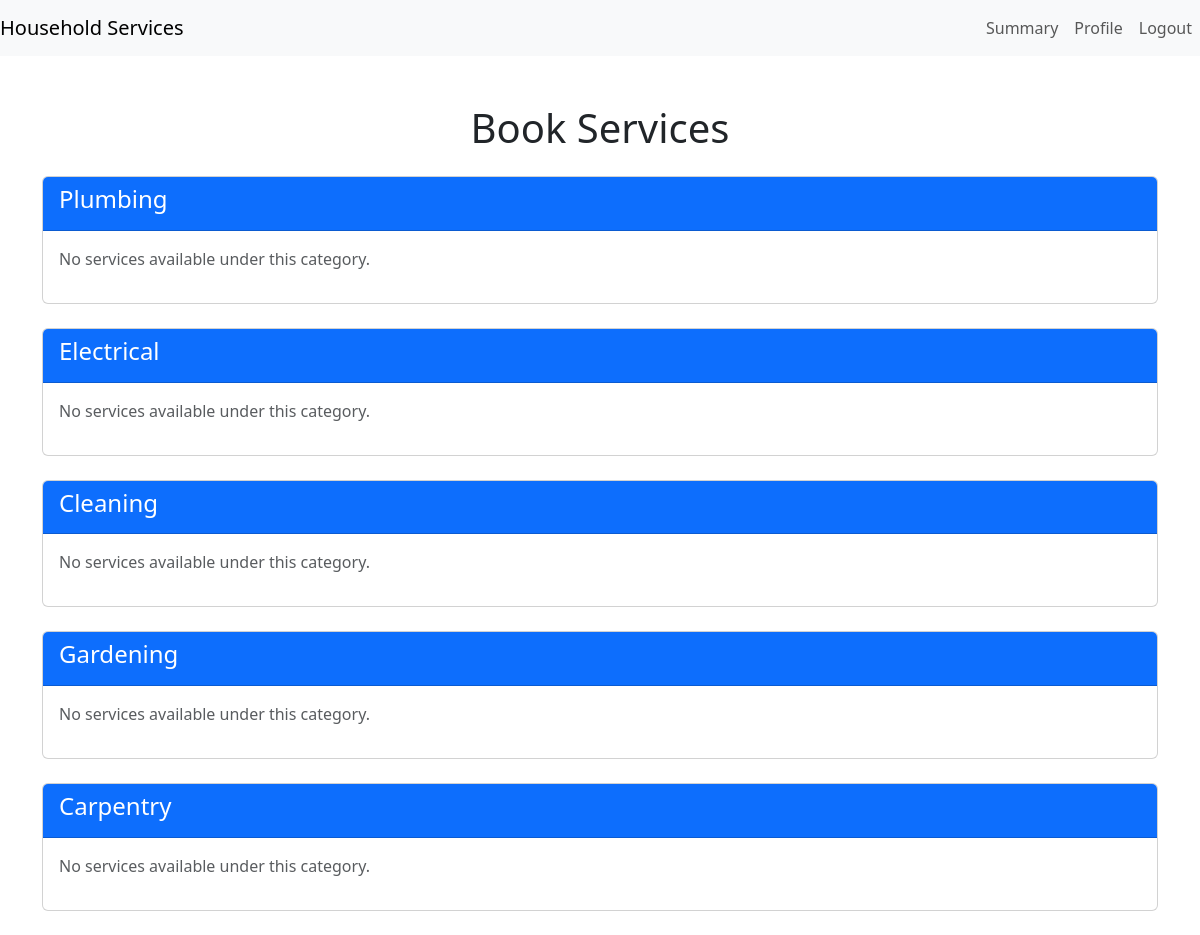
Before: /book-services (signed in) with the older database file.
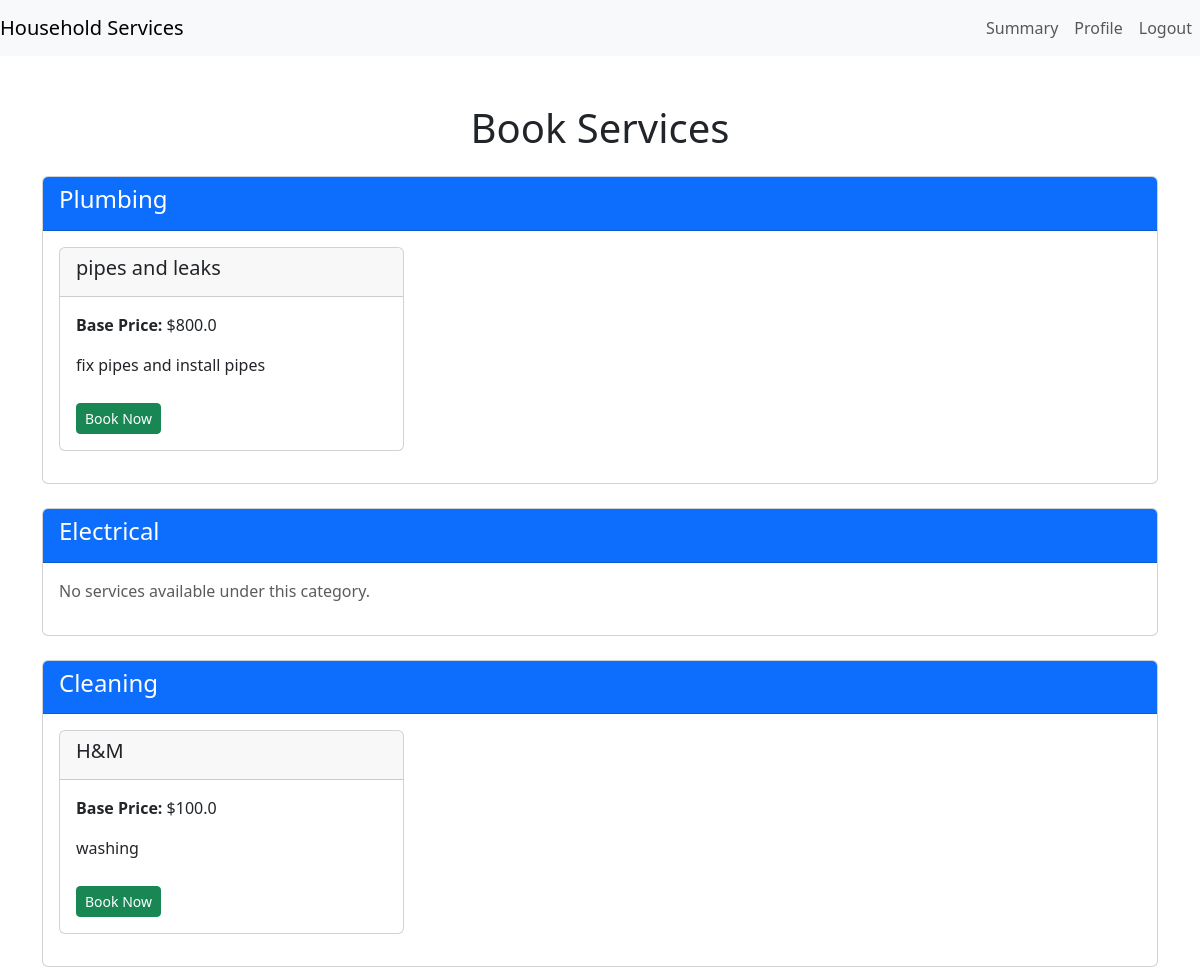
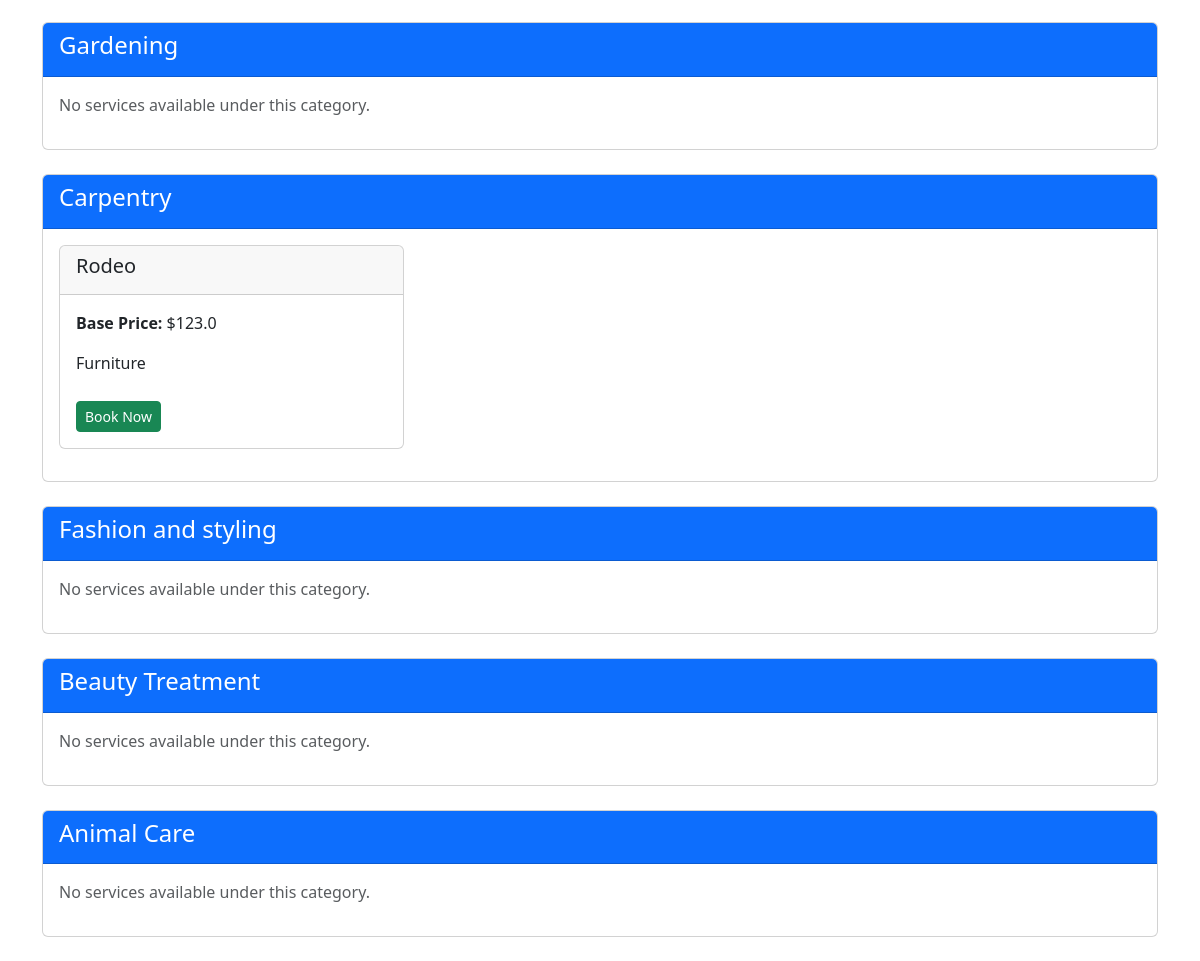
After: the same page with the newer database file (2 pictures, top to bottom).
### models.py (models this page shows)
class Category(db.Model):
    id = db.Column(db.Integer, primary_key=True)
    name = db.Column(db.String(32), nullable=False)

class Service(db.Model):
    id = db.Column(db.Integer, primary_key=True)
    base_price = db.Column(db.Float, nullable=False)
    name = db.Column(db.String(64), nullable=False)
    description = db.Column(db.String(32), nullable=False)
    time_required = db.Column(db.String(32), nullable=True)
    category_id = db.Column(db.Integer, db.ForeignKey('category.id'), nullable=True)
    category = db.relationship('Category', backref='services')
    ratings = db.Column(db.Integer, nullable=True)

### routes.py (the view)
@app.route('/book-services', methods=['GET', 'POST'])
def book_services():
    if request.method == 'POST':
        service_id = request.form.get('service_id')
        flash("Service booked successfully!", "success")
        return redirect(url_for('book_services'))
    categories = Category.query.all()  # Assuming a `Category` model
    user = Customer.query.get(session['user_id'])
    print(categories)
    return render_template('book_services.html',user = user, categories=categories)

### templates/book_services.html (shortened to what this page needs)
{% extends 'layout.html' %}
{% block content %}
<div class="container mt-5">
    <h1 class="text-center mb-4">Book Services</h1>
    {% for category in categories %}
    <div class="card mb-4">
        <div class="card-header bg-primary text-white">
            <h4>{{ category.name }}</h4>
        </div>
        <div class="card-body">
            {% if category.services %}
            <div class="row">
                {% for service in category.services %}
                <div class="col-md-4 mb-3">
                    <div class="card">
                        <div class="card-header">
                            <h5>{{ service.name }}</h5>
                        </div>
                        <div class="card-body">
                            <p><strong>Base Price:</strong> ${{ service.base_price }}</p>
                            <p>{{ service.description }}</p>
                            <form method="POST" action="{{ url_for('book_services') }}">
                                <button type="submit" class="btn btn-success btn-sm">Book Now</button>
                            </form>
                        </div>
                    </div>
                </div>
                {% endfor %}
            </div>
            {% else %}
            <p class="text-muted">No services available under this category.</p>
            {% endif %}
        </div>
    </div>
    {% endfor %}
</div>
{% endblock %}

Changed rows visible on the page:
shown differently, row unchanged: Category "Plumbing": no longer shows "No services available under this category."
added Service: name "pipes and leaks", base_price "800.0", description "fix pipes and install pipes", shown under Category "Plumbing"
shown differently, row unchanged: Category "Cleaning": no longer shows "No services available under this category."
added Service: name "H&M", base_price "100.0", description "washing", shown under Category "Cleaning"
shown differently, row unchanged: Category "Carpentry": no longer shows "No services available under this category."
added Service: name "Rodeo", base_price "123.0", description "Furniture", shown under Category "Carpentry"
added Category: name "Fashion and styling", shows "No services available under this category."
added Category: name "Beauty Treatment", shows "No services available under this category."
added Category: name "Animal Care", shows "No services available under this category."
